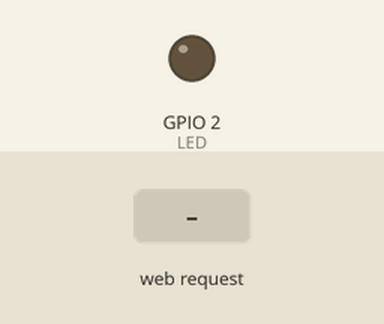
Simulated run of this sketch. Board: ESP8266 (NodeMCU). Shown: output pins drawn as LEDs (lit = HIGH). Inputs (shaded band) come from the test bench. WiFi joins after 1.5 s; servers stay silent unless stated; what the sketch prints to the serial monitor is not drawn.

Above: at 2.7 s.
2.8 s: HTTP request GET /gpio/1 received
At 3.1 s:
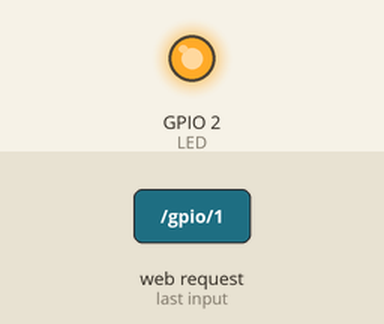
4.3 s: HTTP request GET /gpio/0 received
At 5.5 s:
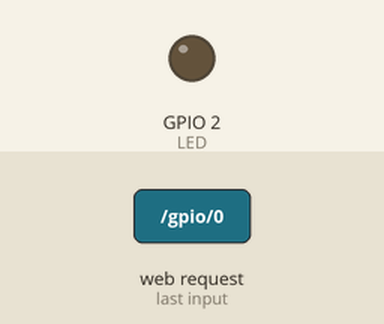
Timing chart, 0 to 7.3 s (numbered marks = the images above; inputs shaded):
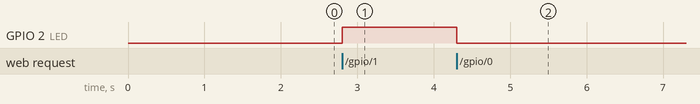

The sketch:

sketch.ino
```cpp
// Sketch original Arduino IDE\Examples\ESP8266WiFi\WiFiManualWebServer
// Adaptado por: mauricioge <mauricioge@gmail.com> 20/Ago/2019
// Placas: ESP8266 ESP-01 / NodeMCU V1

#include <ESP8266WiFi.h> // Por:
#include "secrets.h"     // Info sensible en "secrets.h"

WiFiServer server(80);   // Crea una instancia de servidor web en el puerto 80
String mac;

void setup() {
  Serial.begin(9600);
  pinMode(LED, OUTPUT);
  digitalWrite(LED, 0);

  // Conecta a la red WiFi
  Serial.println();
  Serial.println();
  Serial.print(F("Conectando a: "));
  Serial.println(SECRET_SSID);

  WiFi.mode(WIFI_STA);
  WiFi.begin(SECRET_SSID, SECRET_PASS);

  while (WiFi.status() != WL_CONNECTED) {
    delay(500);
    Serial.print(F("."));
  }
  Serial.println();
  Serial.println(F("Conectado a WiFi."));

  // Iniciar el servidor
  server.begin();
  Serial.println(F("Servidor iniciado"));

  // Muestra la dirección IP
  Serial.println(WiFi.localIP());
    printMacAddress(); // muestra la dirección MAC del dispositivo

}

void loop() {
  // Verifica si algún cliente se ha conectado
  WiFiClient client = server.available();
  if (!client) {
    return;
  }
  Serial.println(F("Cliente nuevo"));

  client.setTimeout(5000); // default 1000

  // Lee la primera línea de la petición
  String req = client.readStringUntil('\r');
  Serial.println(F("Petición: "));
  Serial.println(req);

  // Match the request
  int val;
  if (req.indexOf(F("/gpio/0")) != -1) {
    val = 0;
  } else if (req.indexOf(F("/gpio/1")) != -1) {
    val = 1;
  } else {
    Serial.println(F("petición no válida"));
    val = digitalRead(LED);
  }

  // Encender o apagar LED acorde a la petición
  digitalWrite(LED, val);

  // read/ignore the rest of the request
  // do not client.flush(): it is for output only, see below
  while (client.available()) {
    // byte by byte is not very efficient
    client.read();
  }

  // Send the response to the client
  // it is OK for multiple small client.print/write,
  // because nagle algorithm will group them into one single packet
  client.println("HTTP/1.1 200 OK");
  client.println("Content-type:text/html");
  client.println();

  // el contenido de la respuesta HTTP sigue al encabezado
  client.println("<!DOCTYPE html>");
  client.println("<html>");
  client.println("<head>");
  client.println("  <meta charset=utf-8>");
  client.println("  <meta name=viewport content=\"width=device-width, initial-scale=1.0\">");
  client.println("  <title>WiFi - Blink</title>");
  client.println("  <style>");
  client.println("    body{background-color:#333;color:#EEE;font-family:Segoe,Verdana,sans-serif}");
  client.println("    a:link,a:visited{color:orange;text-decoration:none}");
  client.println("    a:hover,a:active{color:orange;text-decoration:underline}");
  client.println("  </style>");
  client.println("</head>");
  client.println("<body>");
  client.println("  <p>LED: <a href=\"/gpio/1\">Encender</a> / <a href=\"/gpio/0\">Apagar</a></p>");
  client.println("</body>");
  client.println("</html>");

  // The client will actually be *flushed* then disconnected
  // when the function returns and 'client' object is destroyed (out-of-scope)
  // flush = ensure written data are received by the other side
  Serial.println(F("Disconnecting from client"));
}

void printMacAddress() // muestra la dirección MAC de la placa
{
  byte macB[6];
  WiFi.macAddress(macB);

  for (int i = 0; i < 6; i++)
  {
    String pos = String((uint8_t)macB[i], HEX);
    if (macB[i] <= 0xF) pos = "0" + pos;
    pos.toUpperCase();
    mac += pos;
    if (i < 5) mac += ":";
  }

  Serial.println(mac);
}
```

secrets.h
```cpp
#define SECRET_SSID "Gonzalez" // SSID: Red WiFi a la que se quiere conectar
#define SECRET_PASS "12345678" // Contraseña (WPA)
#define LED 2
```

Measured:
- after the input at 2.8 s, GPIO 2 (LED): LOW → HIGH at once
- after the input at 4.3 s, GPIO 2 (LED): HIGH → LOW at once
